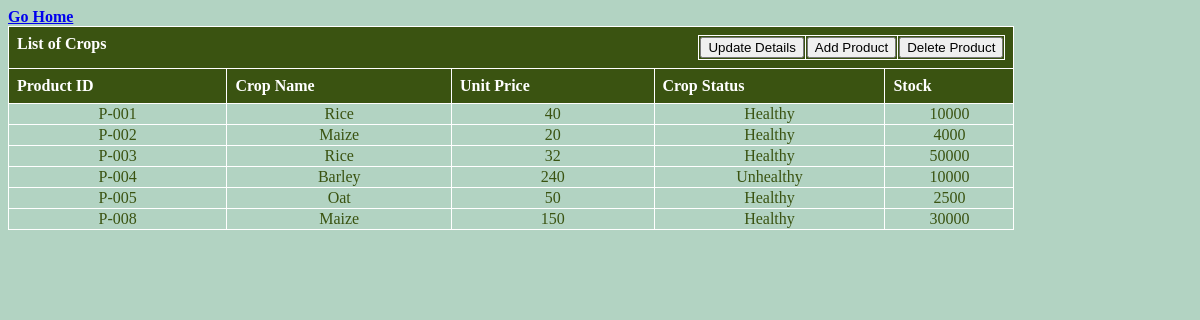
Page /view/inventory.php (signed in) on the committed database.
### tables this page shows
CREATE TABLE `inventory` (
  `productId` varchar(50) NOT NULL,
  `cname` varchar(50) NOT NULL,
  `unitPrice` varchar(50) NOT NULL,
  `cstatus` varchar(50) NOT NULL,
  `stock` varchar(50) NOT NULL
);

### model/inventoryModel.php (the view, shortened to what this page needs)
<?php
if(isset($_COOKIE['astatus']) && isset($_SESSION['id']) && isset($_SESSION['pass']))
    {
        function viewInventory()
        {
            $conn = getconnection();
            $sql = "SELECT * FROM inventory";
            $result = mysqli_query($conn, $sql);
            $count = mysqli_num_rows($result);
            if($count > 0)
                {
                    while ($user = mysqli_fetch_row($result))
                    {
                        echo "<tr style='text-align: center' class='data'>";
                            for($i = 0; $i<count($user); $i++)
                            {
                                echo "<td>".$user[$i]."</td>";
                            }
                        echo "</tr>";
                    }
                }
            else
            {
                echo "could not fetch array";
            }
        }
    }
else
{
    echo "Invalid request";
    echo "<br><a href='../view/ahome.php'>Home</a>";
}
?>

### asset/TableStyle.css (style rules this page uses)
body { background-color: #B2D3C2; font-family: calibri; color: #3A5311; font-weight: bold; }
td,th { border: 1px solid white; }

### rows in the picture
inventory: productId "P-001", cname "Rice", unitPrice "40", cstatus "Healthy", stock "10000"
inventory: productId "P-002", cname "Maize", unitPrice "20", cstatus "Healthy", stock "4000"
inventory: productId "P-003", cname "Rice", unitPrice "32", cstatus "Healthy", stock "50000"
inventory: productId "P-004", cname "Barley", unitPrice "240", cstatus "Unhealthy", stock "10000"
inventory: productId "P-005", cname "Oat", unitPrice "50", cstatus "Healthy", stock "2500"
inventory: productId "P-008", cname "Maize", unitPrice "150", cstatus "Healthy", stock "30000"
